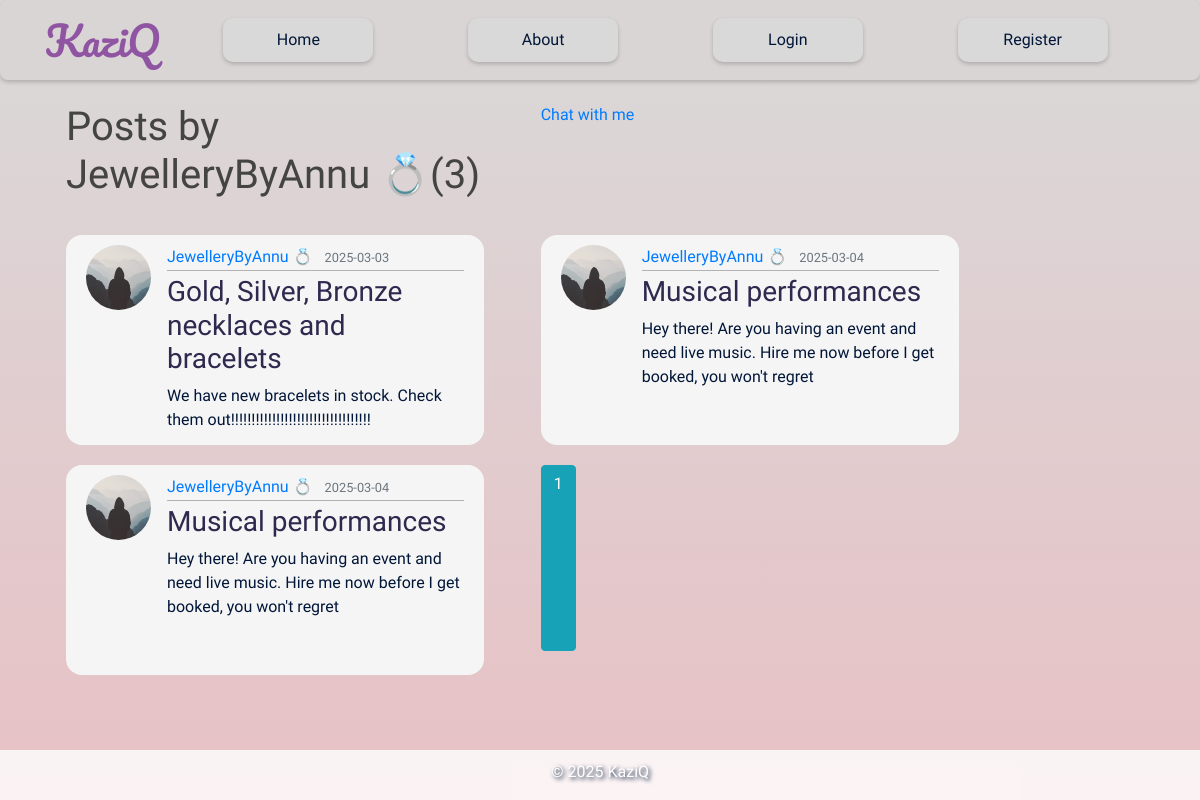
Page /user/JewelleryByAnnu 💍 on the earlier database version.
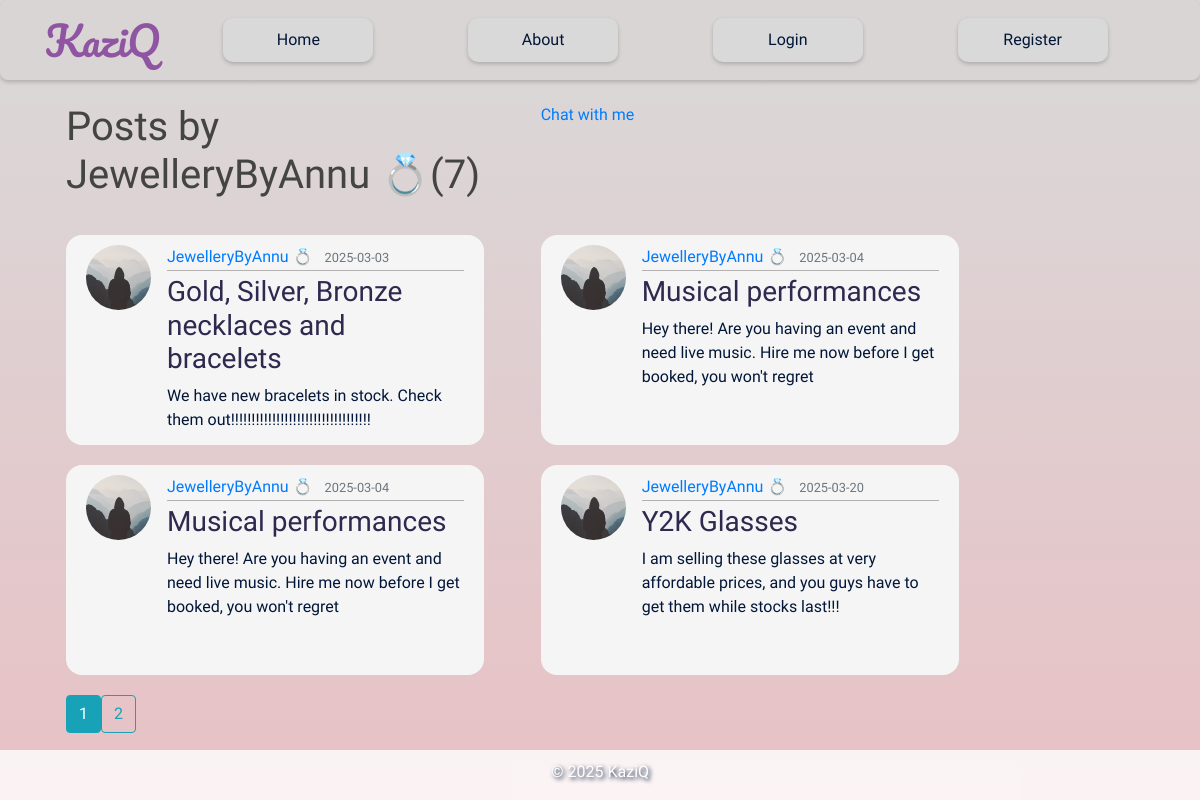
Same page on the later database version.
### flaskblog/models.py (models this page shows, shortened)
class Post(db.Model):
    id = db.Column(db.Integer, primary_key=True)
    title = db.Column(db.String(100), nullable=False)
    date_posted = db.Column(db.DateTime, nullable=False, default=datetime.utcnow)
    content = db.Column(db.Text, nullable=False)
    user_id = db.Column(db.Integer, db.ForeignKey('user.id'), nullable=False)

class User(db.Model, UserMixin):
    id = db.Column(db.Integer, primary_key=True)
    username = db.Column(db.String(20), unique=True, nullable=False)
    email = db.Column(db.String(120), unique=True, nullable=False)
    image_file = db.Column(db.String(20), nullable=False, default='default.jpg')
    password = db.Column(db.String(60), nullable=False)
    posts = db.relationship('Post', backref='author', lazy=True)

### flaskblog/routes.py (the view)
@app.route("/user/<string:username>")
def user_posts(username):
    page = request.args.get('page', 1, type=int)
    user = User.query.filter_by(username=username).first_or_404()
    posts = Post.query.filter_by(author=user)\
            .order_by(Post.date_posted.asc())\
            .paginate(page=page, per_page=4)
    return render_template('user_posts.html', title=user.username, posts=posts, user=user)

### flaskblog/templates/user_posts.html
{% extends 'layout.html' %}
{% block content %}
    <h1 class="mb-3">Posts by {{user.username}}({{posts.total}})</h1>
    <a href="{{ url_for('private_chat', user_id=user.id) }}">Chat with me</a>
    {% for post in posts.items%}
      <article class="media content-section">
        <img class="rounded-circle article-img" src="{{ url_for('static', filename='profile_pics/' + post.author.image_file) }}">
          <div class="media-body">
            <div class="article-metadata">
              <a class="mr-2" href="{{url_for('user_posts', username=post.author.username)}}">{{ post.author.username }}</a>
              <small class="text-muted">{{ post.date_posted.strftime('%Y-%m-%d') }}</small>
            </div>
            <h3><a class="article-title" href="{{ url_for('post', post_id=post.id)}}">{{ post.title }}</a></h3>
            <p class="article-content">{{ post.content }}</p>
          </div>
      </article>
    {% endfor %}
    <div class="pagination">
      {% for page_num in posts.iter_pages(left_edge=1, left_current=1, right_edge=1, right_current=2) %}
        {% if page_num %}
          {% if posts.page == page_num %}
            <a class="btn btn-info mb-4" href="{{ url_for('home', page=page_num) }}">{{ page_num }}</a>
          {% else %}
            <a class="btn btn-outline-info mb-4" href="{{ url_for('home', page=page_num) }}">{{ page_num }}</a>
          {% endif %}
        {% else %}
          <span class="btn btn-outline-secondary mb-4">...</span>
        {% endif %}
      {% endfor %}
  </div>
{% endblock %}

Differences in the rows shown:
added Post: image_file (placeholder picture), author.username "JewelleryByAnnu 💍", date_posted "2025-03-20", title "Y2K Glasses", content "I am selling these glasses at very affordable prices, and you guys have to get them while stocks last!!!"
Other differences:
{{ posts.total }}: "3" → "7"
new list line: "2"
